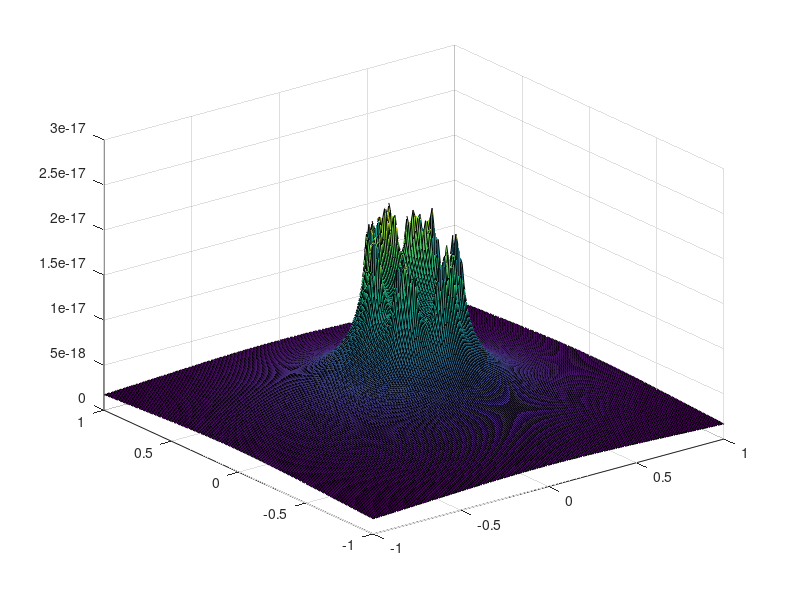

The MATLAB source for this figure:
% Voltage simulation.
% Voltage of a point charge arrangment
function Voltage_simulation()
testQ = 1.602E-19; % Coloumbs

groundStyle = 'infinity';

myK = 1/(4*pi*8.85E-12);

xPoints = -1:0.01:1;
yPoints = -1:0.01:1;

V = zeros(length(xPoints), length(yPoints));

charges = generateCharges('circle',15);

myVar = size(charges)
numCharges = myVar(1)
x = input('Press any key to start: ','s');

% V = (1/4 pi e0) (q1/r1 + q2/r2 + ... )
%help
for i = 1:length(xPoints)
    
    for k = 1:length(yPoints)
        
        for n = 1:numCharges
            
            if checkLocation(n, charges,xPoints(i), yPoints(k)) == 1
                V(i,k) = V(i,k) + charges(n,3)/sqrt((charges(n,1)-xPoints(i))^2 + (charges(n,2)-yPoints(k))^2 ); 
            else
                disp('invalid location');
            end
        end
        %V(i,k) = V(i,k) * myK;
    end
    disp('Running...');
end



surf(xPoints,yPoints,V);

end

function charges = generateCharges(selection, accuracy);
%x,y,charge
    testQ = 1.602E-19; % Coloumbs
    
    if selection == 'circle'
        radius = 0.2;
        for i = 1:accuracy
            charges(i,1) = radius*sin(i);
            charges(i,2) = radius*cos(i);
            charges(i,3) = testQ;
            
        end
        
    end

end

function validLocation = checkLocation(n, charges,x,y)
    validRange = 0.015;
    validLocation = 1;
    if ((abs(x - charges(n,1)) < validRange) && (abs(y - charges(n,2))< validRange))
        validLocation = 0;
    end

end

